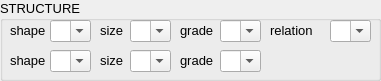
     <widget class="QGroupBox" name="groupBox_30">
      <property name="geometry">
       <rect>
        <x>350</x>
        <y>170</y>
        <width>381</width>
        <height>81</height>
       </rect>
      </property>
      <property name="font">
       <font>
        <pointsize>10</pointsize>
       </font>
      </property>
      <property name="title">
       <string>STRUCTURE</string>
      </property>
      <widget class="QComboBox" name="Structure_Relation_CB_Hor_3">
       <property name="geometry">
        <rect>
         <x>330</x>
         <y>20</y>
         <width>41</width>
         <height>22</height>
        </rect>
       </property>
       <property name="editable">
        <bool>true</bool>
       </property>
      </widget>
      <widget class="QComboBox" name="Structure_Size_1_CB_Hor_3">
       <property name="geometry">
        <rect>
         <x>130</x>
         <y>20</y>
         <width>41</width>
         <height>22</height>
        </rect>
       </property>
       <property name="editable">
        <bool>true</bool>
       </property>
      </widget>
      <widget class="QLabel" name="label_340">
       <property name="geometry">
        <rect>
         <x>180</x>
         <y>20</y>
         <width>41</width>
         <height>20</height>
        </rect>
       </property>
       <property name="font">
        <font>
         <pointsize>10</pointsize>
        </font>
       </property>
       <property name="text">
        <string>grade</string>
       </property>
      </widget>
      <widget class="QLabel" name="label_341">
       <property name="geometry">
        <rect>
         <x>100</x>
         <y>20</y>
         <width>31</width>
         <height>20</height>
        </rect>
       </property>
       <property name="font">
        <font>
         <pointsize>10</pointsize>
        </font>
       </property>
       <property name="text">
        <string>size</string>
       </property>
      </widget>
      <widget class="QLabel" name="label_342">
       <property name="geometry">
        <rect>
         <x>180</x>
         <y>50</y>
         <width>41</width>
         <height>20</height>
        </rect>
       </property>
       <property name="font">
        <font>
         <pointsize>10</pointsize>
        </font>
       </property>
       <property name="text">
        <string>grade</string>
       </property>
      </widget>
      <widget class="QComboBox" name="Structure_Grade_2_CB_Hor_3">
       <property name="geometry">
        <rect>
         <x>220</x>
         <y>50</y>
         <width>41</width>
         <height>22</height>
        </rect>
       </property>
       <property name="editable">
        <bool>true</bool>
       </property>
      </widget>
      <widget class="QLabel" name="label_343">
       <property name="geometry">
        <rect>
         <x>100</x>
         <y>50</y>
         <width>31</width>
         <height>20</height>
        </rect>
       </property>
       <property name="font">
        <font>
         <pointsize>10</pointsize>
        </font>
       </property>
       <property name="text">
        <string>size</string>
       </property>
      </widget>
      <widget class="QLabel" name="label_344">
       <property name="geometry">
        <rect>
         <x>10</x>
         <y>50</y>
         <width>41</width>
         <height>20</height>
        </rect>
       </property>
       <property name="font">
        <font>
         <pointsize>10</pointsize>
        </font>
       </property>
       <property name="text">
        <string>shape</string>
       </property>
      </widget>
      <widget class="QComboBox" name="Structure_Grade_1_CB_Hor_3">
       <property name="geometry">
        <rect>
         <x>220</x>
         <y>20</y>
         <width>41</width>
         <height>22</height>
        </rect>
       </property>
       <property name="editable">
        <bool>true</bool>
       </property>
      </widget>
      <widget class="QComboBox" name="Structure_Shape_1_CB_Hor_3">
       <property name="geometry">
        <rect>
         <x>50</x>
         <y>20</y>
         <width>41</width>
         <height>22</height>
        </rect>
       </property>
       <property name="editable">
        <bool>true</bool>
       </property>
      </widget>
      <widget class="QComboBox" name="Structure_Size_2_CB_Hor_3">
       <property name="geometry">
        <rect>
         <x>130</x>
         <y>50</y>
         <width>41</width>
         <height>22</height>
        </rect>
       </property>
       <property name="editable">
        <bool>true</bool>
       </property>
      </widget>
      <widget class="QComboBox" name="Structure_Shape_2_CB_Hor_3">
       <property name="geometry">
        <rect>
         <x>50</x>
         <y>50</y>
         <width>41</width>
         <height>22</height>
        </rect>
       </property>
       <property name="editable">
        <bool>true</bool>
       </property>
      </widget>
      <widget class="QLabel" name="label_345">
       <property name="geometry">
        <rect>
         <x>10</x>
         <y>20</y>
         <width>41</width>
         <height>21</height>
        </rect>
       </property>
       <property name="font">
        <font>
         <pointsize>10</pointsize>
        </font>
       </property>
       <property name="text">
        <string>shape</string>
       </property>
      </widget>
      <widget class="QLabel" name="label_346">
       <property name="geometry">
        <rect>
         <x>270</x>
         <y>20</y>
         <width>51</width>
         <height>20</height>
        </rect>
       </property>
       <property name="font">
        <font>
         <pointsize>10</pointsize>
        </font>
       </property>
       <property name="text">
        <string>relation</string>
       </property>
      </widget>
     </widget>
